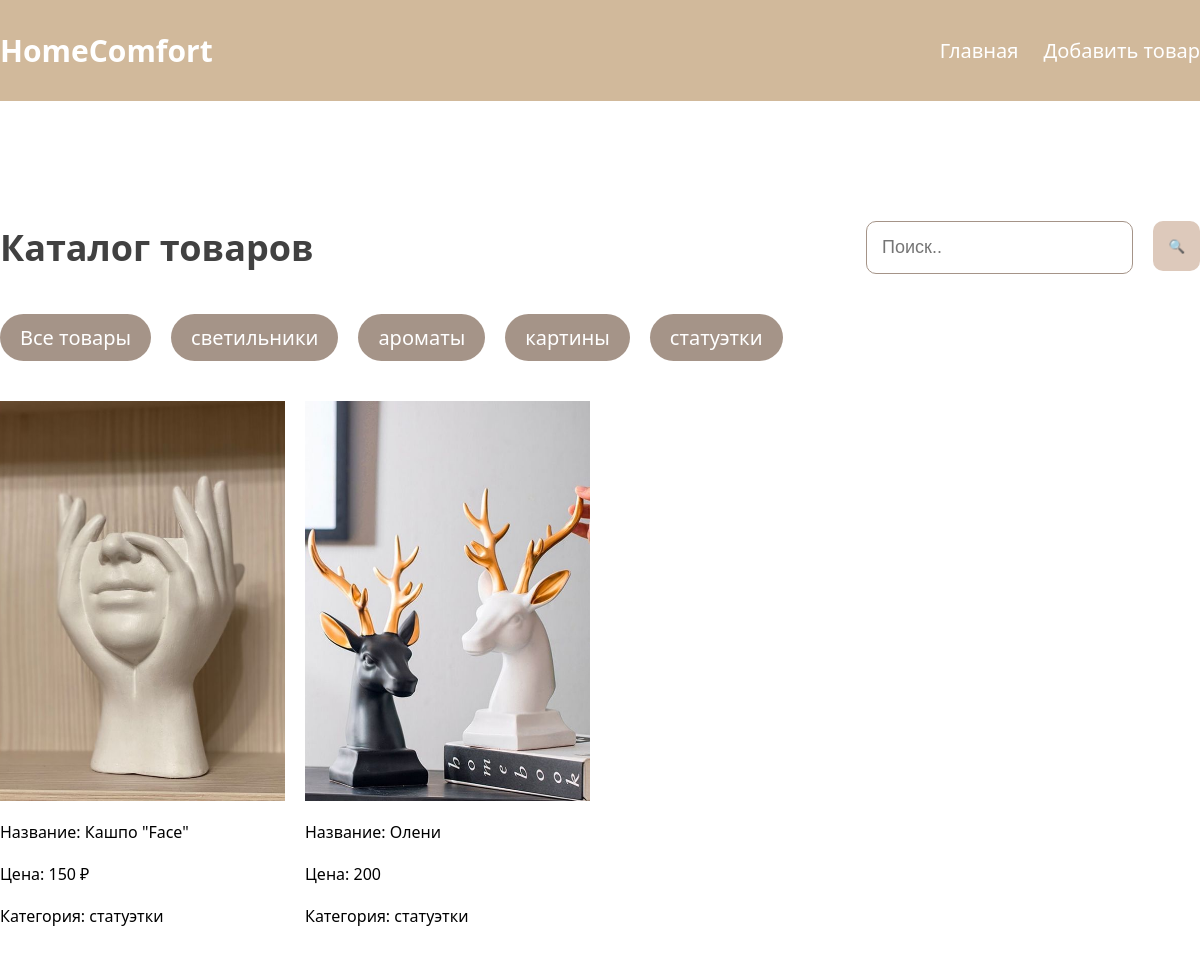
Page /?page=home&cat=4 on the committed database.
### tables this page shows
CREATE TABLE `category` (
  `id` int(255) NOT NULL,
  `name` varchar(1000) NOT NULL
);

CREATE TABLE `tovars` (
  `id` int(255) NOT NULL,
  `name` varchar(1000) NOT NULL,
  `price` varchar(1000) NOT NULL,
  `img` varchar(1000) NOT NULL,
  `id_category` int(255) NOT NULL
);

### pages/home.php (the view, shortened to what this page needs)
<div class="catalog container">
    <div class="title-search">
        <h2>Каталог товаров</h2>
        <form method="post" class="search" name="search">
            <input type="text" class="input-search" name="name" placeholder="Поиск.." value="<? if (isset($_POST['search'])) echo $_POST['name'] ?>">
            <input type="submit" value="🔍" name="search" class="btn-search">
        </form>
    </div>
    <div class="category">
        <a href="?page=home">Все товары</a>
        <?
        $sql = "SELECT * FROM `category`";
        $res_cat = $connect->query($sql);
        foreach ($res_cat as $cat) { ?>
            <a href="?page=home&cat=<?= $cat['id'] ?>"><?= $cat['name'] ?></a>
        <? } ?>
    </div>
    <div class="cards">
        <?php
        $dopSql = "";
        if (isset($_GET['cat'])) {
            $cat_id = $_GET['cat'];
            $dopSql .= (empty($dopSql) ? "WHERE " : "AND ") . "id_category = $cat_id";
        }
        $sql = "SELECT * FROM `tovars` $dopSql";
        $result = $connect->query($sql);
        if ($res == 0) { ?>
        <? }
        foreach ($result as $tovar) {
            $id = $tovar['id'] ?>
            <div class="card">
                <img src="<?= $tovar['img'] ?>" alt="img">
                <p>Название: <?= $tovar['name'] ?></p>
                <p>Цена: <?= $tovar['price'] ?></p>
                <?
                $id_cat = $tovar['id_category'];
                $sql = "SELECT * FROM `category` WHERE `id`='$id_cat'";
                $res_cat = $connect->query($sql)->fetch(2);
                ?>
                <p>Категория: <?= $res_cat['name'] ?></p>
            </div>
        <? }
        ?>
    </div>
</div>

### assets/css/style.css (style rules this page uses)
* { box-sizing: border-box; margin: 0; padding: 0; list-style: none; text-decoration: none; }
body { font-family: system-ui, -apple-system, BlinkMacSystemFont, 'Segoe UI', Roboto, Oxygen, Ubuntu, Cantarell, 'Open Sans', 'Helvetica Neue', sans-serif; }
.container { width: 1200px; margin: 0 auto; }
.catalog { padding: 120px 0; display: flex; flex-direction: column; gap: 40px; }
.catalog h2 { font-size: 36px; color: #414141; }
.title-search { display: flex; justify-content: space-between; align-items: center; }
.cards { display: flex; flex-wrap: wrap; gap: 20px; }
.card { width: 285px; display: flex; flex-direction: column; gap: 20px; }
.card img { height: 400px; object-fit: cover; }
.input-search { width: 100%; padding: 15px; border: 1px solid #a59488; border-radius: 10px; font-size: 18px; outline-color: #806756; color: #414141; }
.btn-search { width: 50px; height: 50px; background-color: #ddc9bb; border: none; padding: 0 15px; border-radius: 10px; }
.category { display: flex; gap: 20px; }
.category a { font-size: 20px; padding: 10px 20px; border-radius: 30px; background-color: #a59488; color: #fff; }
.catalog form { display: flex; gap: 20px; }

### rows in the picture
category: name "светильники"
category: name "ароматы"
category: name "картины"
category: name "статуэтки"
tovars: img (picture), name "Кашпо \"Face\"", price "150 ₽", id_category.name "статуэтки"
tovars: img (picture), name "Олени", price "200", id_category.name "статуэтки"
